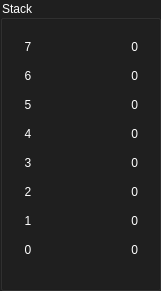
   <widget class="QGroupBox" name="groupBox_13">
    <property name="geometry">
     <rect>
      <x>1350</x>
      <y>10</y>
      <width>161</width>
      <height>291</height>
     </rect>
    </property>
    <property name="styleSheet">
     <string notr="true">QGroupBox {
	color : white;
	background-color: rgb(31, 31, 31);
}</string>
    </property>
    <property name="title">
     <string>Stack</string>
    </property>
    <widget class="QWidget" name="gridLayoutWidget_10">
     <property name="geometry">
      <rect>
       <x>8</x>
       <y>30</y>
       <width>140</width>
       <height>241</height>
      </rect>
     </property>
     <layout class="QGridLayout" name="gridLayout_10">
      <property name="spacing">
       <number>0</number>
      </property>
      <item row="5" column="0">
       <widget class="QLabel" name="label_128">
        <property name="minimumSize">
         <size>
          <width>20</width>
          <height>25</height>
         </size>
        </property>
        <property name="maximumSize">
         <size>
          <width>20</width>
          <height>25</height>
         </size>
        </property>
        <property name="styleSheet">
         <string notr="true">color: white;</string>
        </property>
        <property name="text">
         <string>2</string>
        </property>
        <property name="alignment">
         <set>Qt::AlignCenter</set>
        </property>
       </widget>
      </item>
      <item row="4" column="0">
       <widget class="QLabel" name="label_127">
        <property name="minimumSize">
         <size>
          <width>20</width>
          <height>25</height>
         </size>
        </property>
        <property name="maximumSize">
         <size>
          <width>20</width>
          <height>25</height>
         </size>
        </property>
        <property name="styleSheet">
         <string notr="true">color: white;</string>
        </property>
        <property name="text">
         <string>3</string>
        </property>
        <property name="alignment">
         <set>Qt::AlignCenter</set>
        </property>
       </widget>
      </item>
      <item row="0" column="0">
       <widget class="QLabel" name="label_122">
        <property name="minimumSize">
         <size>
          <width>20</width>
          <height>25</height>
         </size>
        </property>
        <property name="maximumSize">
         <size>
          <width>20</width>
          <height>25</height>
         </size>
        </property>
        <property name="styleSheet">
         <string notr="true">color: white;</string>
        </property>
        <property name="text">
         <string>7</string>
        </property>
        <property name="alignment">
         <set>Qt::AlignCenter</set>
        </property>
       </widget>
      </item>
      <item row="1" column="0">
       <widget class="QLabel" name="label_124">
        <property name="minimumSize">
         <size>
          <width>20</width>
          <height>25</height>
         </size>
        </property>
        <property name="maximumSize">
         <size>
          <width>20</width>
          <height>25</height>
         </size>
        </property>
        <property name="styleSheet">
         <string notr="true">color: white;</string>
        </property>
        <property name="text">
         <string>6</string>
        </property>
        <property name="alignment">
         <set>Qt::AlignCenter</set>
        </property>
       </widget>
      </item>
      <item row="6" column="0">
       <widget class="QLabel" name="label_129">
        <property name="minimumSize">
         <size>
          <width>20</width>
          <height>25</height>
         </size>
        </property>
        <property name="maximumSize">
         <size>
          <width>20</width>
          <height>25</height>
         </size>
        </property>
        <property name="styleSheet">
         <string notr="true">color: white;</string>
        </property>
        <property name="text">
         <string>1</string>
        </property>
        <property name="alignment">
         <set>Qt::AlignCenter</set>
        </property>
       </widget>
      </item>
      <item row="7" column="0">
       <widget class="QLabel" name="label_130">
        <property name="minimumSize">
         <size>
          <width>20</width>
          <height>25</height>
         </size>
        </property>
        <property name="maximumSize">
         <size>
          <width>20</width>
          <height>25</height>
         </size>
        </property>
        <property name="styleSheet">
         <string notr="true">color: white;</string>
        </property>
        <property name="text">
         <string>0</string>
        </property>
        <property name="alignment">
         <set>Qt::AlignCenter</set>
        </property>
       </widget>
      </item>
      <item row="2" column="0">
       <widget class="QLabel" name="label_125">
        <property name="minimumSize">
         <size>
          <width>20</width>
          <height>25</height>
         </size>
        </property>
        <property name="maximumSize">
         <size>
          <width>20</width>
          <height>25</height>
         </size>
        </property>
        <property name="styleSheet">
         <string notr="true">color: white;</string>
        </property>
        <property name="text">
         <string>5</string>
        </property>
        <property name="alignment">
         <set>Qt::AlignCenter</set>
        </property>
       </widget>
      </item>
      <item row="3" column="0">
       <widget class="QLabel" name="label_126">
        <property name="minimumSize">
         <size>
          <width>20</width>
          <height>25</height>
         </size>
        </property>
        <property name="maximumSize">
         <size>
          <width>20</width>
          <height>25</height>
         </size>
        </property>
        <property name="styleSheet">
         <string notr="true">color: white;</string>
        </property>
        <property name="text">
         <string>4</string>
        </property>
        <property name="alignment">
         <set>Qt::AlignCenter</set>
        </property>
       </widget>
      </item>
      <item row="0" column="1">
       <widget class="QLabel" name="label_131">
        <property name="minimumSize">
         <size>
          <width>90</width>
          <height>25</height>
         </size>
        </property>
        <property name="maximumSize">
         <size>
          <width>90</width>
          <height>25</height>
         </size>
        </property>
        <property name="styleSheet">
         <string notr="true">color: white;</string>
        </property>
        <property name="text">
         <string>0</string>
        </property>
        <property name="alignment">
         <set>Qt::AlignRight|Qt::AlignTrailing|Qt::AlignVCenter</set>
        </property>
       </widget>
      </item>
      <item row="1" column="1">
       <widget class="QLabel" name="label_132">
        <property name="minimumSize">
         <size>
          <width>90</width>
          <height>25</height>
         </size>
        </property>
        <property name="maximumSize">
         <size>
          <width>90</width>
          <height>25</height>
         </size>
        </property>
        <property name="styleSheet">
         <string notr="true">color: white;</string>
        </property>
        <property name="text">
         <string>0</string>
        </property>
        <property name="alignment">
         <set>Qt::AlignRight|Qt::AlignTrailing|Qt::AlignVCenter</set>
        </property>
       </widget>
      </item>
      <item row="2" column="1">
       <widget class="QLabel" name="label_133">
        <property name="minimumSize">
         <size>
          <width>90</width>
          <height>25</height>
         </size>
        </property>
        <property name="maximumSize">
         <size>
          <width>90</width>
          <height>25</height>
         </size>
        </property>
        <property name="styleSheet">
         <string notr="true">color: white;</string>
        </property>
        <property name="text">
         <string>0</string>
        </property>
        <property name="alignment">
         <set>Qt::AlignRight|Qt::AlignTrailing|Qt::AlignVCenter</set>
        </property>
       </widget>
      </item>
      <item row="3" column="1">
       <widget class="QLabel" name="label_134">
        <property name="minimumSize">
         <size>
          <width>90</width>
          <height>25</height>
         </size>
        </property>
        <property name="maximumSize">
         <size>
          <width>90</width>
          <height>25</height>
         </size>
        </property>
        <property name="styleSheet">
         <string notr="true">color: white;</string>
        </property>
        <property name="text">
         <string>0</string>
        </property>
        <property name="alignment">
         <set>Qt::AlignRight|Qt::AlignTrailing|Qt::AlignVCenter</set>
        </property>
       </widget>
      </item>
      <item row="4" column="1">
       <widget class="QLabel" name="label_135">
        <property name="minimumSize">
         <size>
          <width>90</width>
          <height>25</height>
         </size>
        </property>
        <property name="maximumSize">
         <size>
          <width>90</width>
          <height>25</height>
         </size>
        </property>
        <property name="styleSheet">
         <string notr="true">color: white;</string>
        </property>
        <property name="text">
         <string>0</string>
        </property>
        <property name="alignment">
         <set>Qt::AlignRight|Qt::AlignTrailing|Qt::AlignVCenter</set>
        </property>
       </widget>
      </item>
      <item row="5" column="1">
       <widget class="QLabel" name="label_136">
        <property name="minimumSize">
         <size>
          <width>90</width>
          <height>25</height>
         </size>
        </property>
        <property name="maximumSize">
         <size>
          <width>90</width>
          <height>25</height>
         </size>
        </property>
        <property name="styleSheet">
         <string notr="true">color: white;</string>
        </property>
        <property name="text">
         <string>0</string>
        </property>
        <property name="alignment">
         <set>Qt::AlignRight|Qt::AlignTrailing|Qt::AlignVCenter</set>
        </property>
       </widget>
      </item>
      <item row="6" column="1">
       <widget class="QLabel" name="label_137">
        <property name="minimumSize">
         <size>
          <width>90</width>
          <height>25</height>
         </size>
        </property>
        <property name="maximumSize">
         <size>
          <width>90</width>
          <height>25</height>
         </size>
        </property>
        <property name="styleSheet">
         <string notr="true">color: white;</string>
        </property>
        <property name="text">
         <string>0</string>
        </property>
        <property name="alignment">
         <set>Qt::AlignRight|Qt::AlignTrailing|Qt::AlignVCenter</set>
        </property>
       </widget>
      </item>
      <item row="7" column="1">
       <widget class="QLabel" name="label_138">
        <property name="minimumSize">
         <size>
          <width>90</width>
          <height>25</height>
         </size>
        </property>
        <property name="maximumSize">
         <size>
          <width>90</width>
          <height>25</height>
         </size>
        </property>
        <property name="styleSheet">
         <string notr="true">color: white;</string>
        </property>
        <property name="text">
         <string>0</string>
        </property>
        <property name="alignment">
         <set>Qt::AlignRight|Qt::AlignTrailing|Qt::AlignVCenter</set>
        </property>
       </widget>
      </item>
     </layout>
    </widget>
   </widget>
